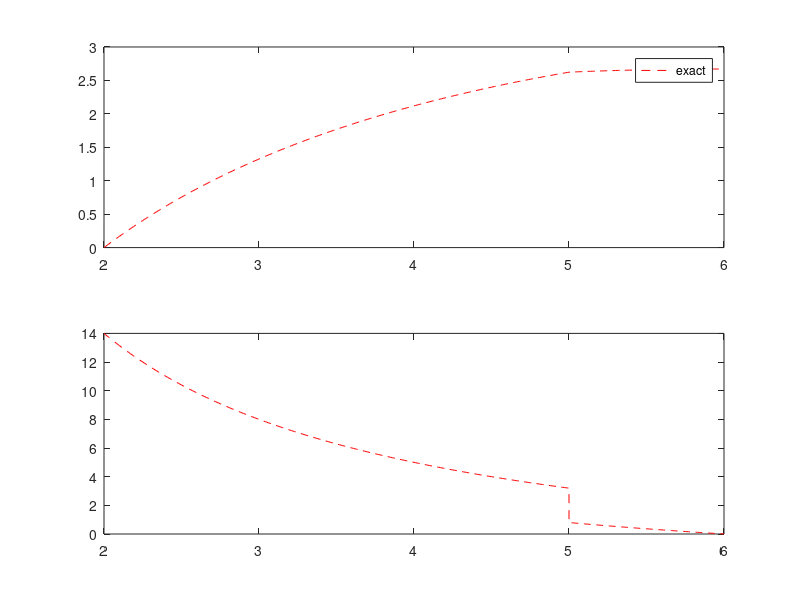

Write MATLAB code to recreate this figure.
# 厳密解を描画
function ExactSolution

# 問題領域をxaとxbの2区間に分割
xa = 2:0.01:5;
xb = 5:0.01:6;

subplot(2,1,1);
# 区間xaにおける厳密解（変位）
c1 = 72; c2 = 1 - (c1/16)*log(2);
u1 = -.5*xa + (c1/16)*log(xa) + c2;
# 区間xbにおける厳密解（変位）
c3 = 48; c4 = log(5)/16*(c1-c3) + c2;
u2 = -.5*xb + (c3/16)*log(xb) + c4;
# 変位の描画
h = plot([xa,xb],[u1,u2], '--r' );
legend(h, 'exact');

subplot(2,1,2);
# 区間xaにおける厳密解（応力）
ya = (36-4*xa)./xa;
# 区間xbにおける厳密解（応力）
yb = (24-4*xb)./xb;
# 応力の描画
plot([xa xb],[ya yb], '--r');
